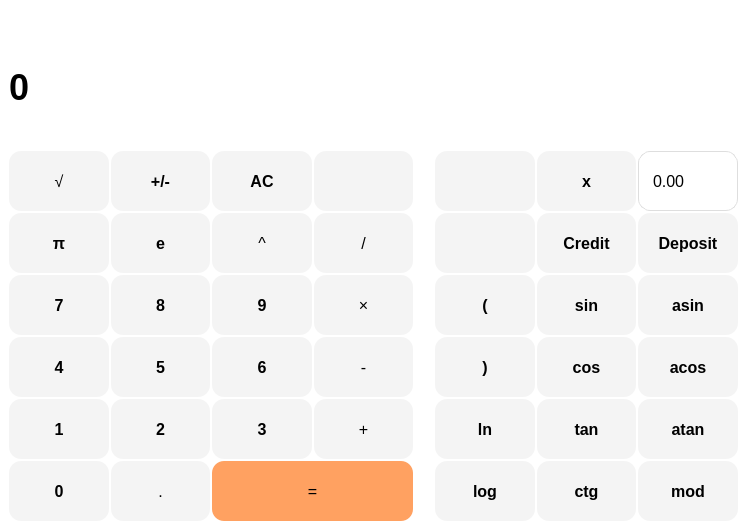
<?xml version="1.0" encoding="UTF-8"?>
<ui version="4.0">
 <class>MainWindow</class>
 <widget class="QMainWindow" name="MainWindow">
  <property name="geometry">
   <rect>
    <x>0</x>
    <y>0</y>
    <width>747</width>
    <height>530</height>
   </rect>
  </property>
  <property name="windowTitle">
   <string>SmartCalc</string>
  </property>
  <property name="styleSheet">
   <string notr="true">background: #ffffff;</string>
  </property>
  <widget class="QWidget" name="centralwidget">
   <layout class="QGridLayout" name="gridLayout_2">
    <item row="0" column="0">
     <layout class="QVBoxLayout" name="verticalLayout_2">
      <item>
       <widget class="QLabel" name="label_2">
        <property name="text">
         <string/>
        </property>
       </widget>
      </item>
      <item>
       <widget class="QLabel" name="label">
        <property name="sizePolicy">
         <sizepolicy hsizetype="Expanding" vsizetype="Expanding">
          <horstretch>0</horstretch>
          <verstretch>0</verstretch>
         </sizepolicy>
        </property>
        <property name="cursor">
         <cursorShape>ArrowCursor</cursorShape>
        </property>
        <property name="styleSheet">
         <string notr="true">QLabel {
 qproperty-alignment: 'AlignVCenter || AlignRight';
 font-size: 36px;

 font-weight: 500;
}</string>
        </property>
        <property name="text">
         <string>0</string>
        </property>
        <property name="textFormat">
         <enum>Qt::AutoText</enum>
        </property>
        <property name="scaledContents">
         <bool>true</bool>
        </property>
       </widget>
      </item>
      <item>
       <layout class="QGridLayout" name="gridLayout">
        <property name="bottomMargin">
         <number>0</number>
        </property>
        <property name="spacing">
         <number>2</number>
        </property>
        <item row="4" column="2">
         <widget class="QPushButton" name="pushButton_3">
          <property name="sizePolicy">
           <sizepolicy hsizetype="Minimum" vsizetype="Expanding">
            <horstretch>0</horstretch>
            <verstretch>0</verstretch>
           </sizepolicy>
          </property>
          <property name="styleSheet">
           <string notr="true">QPushButton {
border-radius: 12px;
background: #f4f4f4;
font-size: 16px;
height: 60px;
font-weight: 500;
}
QPushButton:pressed {
background: rgb(219, 220, 224);
}

QPushButton:hover {
background:rgb(240, 240, 240);
}</string>
          </property>
          <property name="text">
           <string>3</string>
          </property>
         </widget>
        </item>
        <item row="1" column="2">
         <widget class="QPushButton" name="pushButton_pow">
          <property name="sizePolicy">
           <sizepolicy hsizetype="Minimum" vsizetype="Expanding">
            <horstretch>0</horstretch>
            <verstretch>0</verstretch>
           </sizepolicy>
          </property>
          <property name="styleSheet">
           <string notr="true">QPushButton {
border-radius: 12px;
background: #f4f4f4;
font-size: 16px;
height: 60px;
}
QPushButton:pressed {
background: rgb(219, 220, 224);
}

QPushButton:hover {
background:rgb(240, 240, 240);
}</string>
          </property>
          <property name="text">
           <string>^</string>
          </property>
         </widget>
        </item>
        <item row="0" column="6">
         <widget class="QPushButton" name="pushButton_x">
          <property name="sizePolicy">
           <sizepolicy hsizetype="Minimum" vsizetype="Expanding">
            <horstretch>0</horstretch>
            <verstretch>0</verstretch>
           </sizepolicy>
          </property>
          <property name="styleSheet">
           <string notr="true">QPushButton {
border-radius: 12px;
background: #f4f4f4;
font-size: 16px;
font-weight: 500;
height: 60px;
}
QPushButton:pressed {
background: rgb(219, 220, 224);
}

QPushButton:hover {
background:rgb(240, 240, 240);
}</string>
          </property>
          <property name="text">
           <string>x</string>
          </property>
         </widget>
        </item>
        <item row="5" column="0">
         <widget class="QPushButton" name="pushButton_0">
          <property name="sizePolicy">
           <sizepolicy hsizetype="Minimum" vsizetype="Expanding">
            <horstretch>0</horstretch>
            <verstretch>0</verstretch>
           </sizepolicy>
          </property>
          <property name="styleSheet">
           <string notr="true">QPushButton {
border-radius: 12px;
background: #f4f4f4;
font-size: 16px;
height: 60px;
font-weight: 500;
}
QPushButton:pressed {
background: rgb(219, 220, 224);
}

QPushButton:hover {
background:rgb(240, 240, 240);
}</string>
          </property>
          <property name="text">
           <string>0</string>
          </property>
         </widget>
        </item>
        <item row="4" column="0">
         <widget class="QPushButton" name="pushButton_1">
          <property name="sizePolicy">
           <sizepolicy hsizetype="Minimum" vsizetype="Expanding">
            <horstretch>0</horstretch>
            <verstretch>0</verstretch>
           </sizepolicy>
          </property>
          <property name="styleSheet">
           <string notr="true">QPushButton {
border-radius: 12px;
background: #f4f4f4;
font-size: 16px;
height: 60px;
font-weight: 500;
}
QPushButton:pressed {
background: rgb(219, 220, 224);
}

QPushButton:hover {
background:rgb(240, 240, 240);
}</string>
          </property>
          <property name="text">
           <string>1</string>
          </property>
         </widget>
        </item>
        <item row="3" column="6">
         <widget class="QPushButton" name="pushButton_cos">
          <property name="sizePolicy">
           <sizepolicy hsizetype="Minimum" vsizetype="Expanding">
            <horstretch>0</horstretch>
            <verstretch>0</verstretch>
           </sizepolicy>
          </property>
          <property name="styleSheet">
           <string notr="true">QPushButton {
border-radius: 12px;
background: #f4f4f4;
font-size: 16px;
font-weight: 500;
height: 60px;
}
QPushButton:pressed {
background: rgb(219, 220, 224);
}

QPushButton:hover {
background:rgb(240, 240, 240);
}</string>
          </property>
          <property name="text">
           <string>cos</string>
          </property>
         </widget>
        </item>
        <item row="2" column="5">
         <widget class="QPushButton" name="pushButton_br_1">
          <property name="sizePolicy">
           <sizepolicy hsizetype="Minimum" vsizetype="Expanding">
            <horstretch>0</horstretch>
            <verstretch>0</verstretch>
           </sizepolicy>
          </property>
          <property name="styleSheet">
           <string notr="true">QPushButton {
border-radius: 12px;
background: #f4f4f4;
font-size: 16px;
font-weight: 500;
height: 60px;
}
QPushButton:pressed {
background: rgb(219, 220, 224);
}

QPushButton:hover {
background:rgb(240, 240, 240);
}</string>
          </property>
          <property name="text">
           <string>(</string>
          </property>
         </widget>
        </item>
        <item row="5" column="1">
         <widget class="QPushButton" name="pushButton_point">
          <property name="sizePolicy">
           <sizepolicy hsizetype="Minimum" vsizetype="Expanding">
            <horstretch>0</horstretch>
            <verstretch>0</verstretch>
           </sizepolicy>
          </property>
          <property name="styleSheet">
           <string notr="true">QPushButton {
border-radius: 12px;
background: #f4f4f4;
font-size: 16px;
height: 60px;
}
QPushButton:pressed {
background: rgb(219, 220, 224);
}

QPushButton:hover {
background:rgb(240, 240, 240);
}</string>
          </property>
          <property name="text">
           <string>.</string>
          </property>
         </widget>
        </item>
        <item row="5" column="5">
         <widget class="QPushButton" name="pushButton_log">
          <property name="sizePolicy">
           <sizepolicy hsizetype="Minimum" vsizetype="Expanding">
            <horstretch>0</horstretch>
            <verstretch>0</verstretch>
           </sizepolicy>
          </property>
          <property name="styleSheet">
           <string notr="true">QPushButton {
border-radius: 12px;
background: #f4f4f4;
font-size: 16px;
font-weight: 500;
height: 60px;
}
QPushButton:pressed {
background: rgb(219, 220, 224);
}

QPushButton:hover {
background:rgb(240, 240, 240);
}</string>
          </property>
          <property name="text">
           <string>log</string>
          </property>
         </widget>
        </item>
        <item row="4" column="1">
         <widget class="QPushButton" name="pushButton_2">
          <property name="sizePolicy">
           <sizepolicy hsizetype="Minimum" vsizetype="Expanding">
            <horstretch>0</horstretch>
            <verstretch>0</verstretch>
           </sizepolicy>
          </property>
          <property name="styleSheet">
           <string notr="true">QPushButton {
border-radius: 12px;
background: #f4f4f4;
font-size: 16px;
height: 60px;
font-weight: 500;
}
QPushButton:pressed {
background: rgb(219, 220, 224);
}

QPushButton:hover {
background:rgb(240, 240, 240);
}</string>
          </property>
          <property name="text">
           <string>2</string>
          </property>
         </widget>
        </item>
        <item row="3" column="0">
         <widget class="QPushButton" name="pushButton_4">
          <property name="sizePolicy">
           <sizepolicy hsizetype="Minimum" vsizetype="Expanding">
            <horstretch>0</horstretch>
            <verstretch>0</verstretch>
           </sizepolicy>
          </property>
          <property name="styleSheet">
           <string notr="true">QPushButton {
border-radius: 12px;
background: #f4f4f4;
font-size: 16px;
height: 60px;
font-weight: 500;
}
QPushButton:pressed {
background: rgb(219, 220, 224);
}

QPushButton:hover {
background:rgb(240, 240, 240);
}</string>
          </property>
          <property name="text">
           <string>4</string>
          </property>
         </widget>
        </item>
        <item row="2" column="2">
         <widget class="QPushButton" name="pushButton_9">
          <property name="sizePolicy">
           <sizepolicy hsizetype="Minimum" vsizetype="Expanding">
            <horstretch>0</horstretch>
            <verstretch>0</verstretch>
           </sizepolicy>
          </property>
          <property name="styleSheet">
           <string notr="true">QPushButton {
border-radius: 12px;
background: #f4f4f4;
font-size: 16px;
height: 60px;
font-weight: 500;
}
QPushButton:pressed {
background: rgb(219, 220, 224);
}

QPushButton:hover {
background:rgb(240, 240, 240);
}</string>
          </property>
          <property name="text">
           <string>9</string>
          </property>
         </widget>
        </item>
        <item row="0" column="4">
         <spacer name="horizontalSpacer">
          <property name="orientation">
           <enum>Qt::Horizontal</enum>
          </property>
          <property name="sizeType">
           <enum>QSizePolicy::Fixed</enum>
          </property>
          <property name="sizeHint" stdset="0">
           <size>
            <width>20</width>
            <height>20</height>
           </size>
          </property>
         </spacer>
        </item>
        <item row="3" column="5">
         <widget class="QPushButton" name="pushButton_br_2">
          <property name="sizePolicy">
           <sizepolicy hsizetype="Minimum" vsizetype="Expanding">
            <horstretch>0</horstretch>
            <verstretch>0</verstretch>
           </sizepolicy>
          </property>
          <property name="styleSheet">
           <string notr="true">QPushButton {
border-radius: 12px;
background: #f4f4f4;
font-size: 16px;
font-weight: 500;
height: 60px;
}
QPushButton:pressed {
background: rgb(219, 220, 224);
}

QPushButton:hover {
background:rgb(240, 240, 240);
}</string>
          </property>
          <property name="text">
           <string>)</string>
          </property>
         </widget>
        </item>
        <item row="3" column="3">
         <widget class="QPushButton" name="pushButton_sub">
          <property name="sizePolicy">
           <sizepolicy hsizetype="Minimum" vsizetype="Expanding">
            <horstretch>0</horstretch>
            <verstretch>0</verstretch>
           </sizepolicy>
          </property>
          <property name="styleSheet">
           <string notr="true">QPushButton {
border-radius: 12px;
background: #f4f4f4;
font-size: 16px;
height: 60px;
}
QPushButton:pressed {
background: rgb(219, 220, 224);
}

QPushButton:hover {
background:rgb(240, 240, 240);
}</string>
          </property>
          <property name="text">
           <string>-</string>
          </property>
         </widget>
        </item>
        <item row="1" column="5">
         <widget class="QPushButton" name="pushButton_graph">
          <property name="sizePolicy">
           <sizepolicy hsizetype="Minimum" vsizetype="Expanding">
            <horstretch>0</horstretch>
            <verstretch>0</verstretch>
           </sizepolicy>
          </property>
          <property name="styleSheet">
           <string notr="true">QPushButton {
qproperty-icon: url(:/images/graph.svg);
border-radius: 12px;
background: #f4f4f4;
font-size: 16px;
font-weight: 500;
height: 60px;
}
QPushButton:pressed {
background: rgb(219, 220, 224);
}

QPushButton:hover {
background:rgb(240, 240, 240);
}</string>
          </property>
          <property name="text">
           <string/>
          </property>
          <property name="checkable">
           <bool>false</bool>
          </property>
         </widget>
        </item>
        <item row="2" column="6">
         <widget class="QPushButton" name="pushButton_sin">
          <property name="sizePolicy">
           <sizepolicy hsizetype="Minimum" vsizetype="Expanding">
            <horstretch>0</horstretch>
            <verstretch>0</verstretch>
           </sizepolicy>
          </property>
          <property name="styleSheet">
           <string notr="true">QPushButton {
border-radius: 12px;
background: #f4f4f4;
font-size: 16px;
font-weight: 500;
height: 60px;
}
QPushButton:pressed {
background: rgb(219, 220, 224);
}

QPushButton:hover {
background:rgb(240, 240, 240);
}</string>
          </property>
          <property name="text">
           <string>sin</string>
          </property>
         </widget>
        </item>
        <item row="0" column="5">
         <widget class="QPushButton" name="pushButton_copy">
          <property name="sizePolicy">
           <sizepolicy hsizetype="Minimum" vsizetype="Expanding">
            <horstretch>0</horstretch>
            <verstretch>0</verstretch>
           </sizepolicy>
          </property>
          <property name="font">
           <font>
            <family>Segoe Fluent Icons</family>
            <pointsize>-1</pointsize>
           </font>
          </property>
          <property name="styleSheet">
           <string notr="true">QPushButton {
qproperty-icon: url(:/images/copy.svg);
border-radius: 12px;
background: #f4f4f4;
font-size: 16px;
height: 60px;
}
QPushButton:pressed {
background: rgb(219, 220, 224);
}

QPushButton:hover {
background:rgb(240, 240, 240);
}</string>
          </property>
          <property name="text">
           <string/>
          </property>
         </widget>
        </item>
        <item row="0" column="2">
         <widget class="QPushButton" name="pushButton_clear">
          <property name="sizePolicy">
           <sizepolicy hsizetype="Minimum" vsizetype="Expanding">
            <horstretch>0</horstretch>
            <verstretch>0</verstretch>
           </sizepolicy>
          </property>
          <property name="styleSheet">
           <string notr="true">QPushButton {
border-radius: 12px;
background: #f4f4f4;
font-size: 16px;
height: 60px;
font-weight: 500;
}
QPushButton:pressed {
background: rgb(219, 220, 224);
}

QPushButton:hover {
background:rgb(240, 240, 240);
}</string>
          </property>
          <property name="text">
           <string>AC</string>
          </property>
         </widget>
        </item>
        <item row="4" column="7">
         <widget class="QPushButton" name="pushButton_atan">
          <property name="sizePolicy">
           <sizepolicy hsizetype="Minimum" vsizetype="Expanding">
            <horstretch>0</horstretch>
            <verstretch>0</verstretch>
           </sizepolicy>
          </property>
          <property name="styleSheet">
           <string notr="true">QPushButton {
border-radius: 12px;
background: #f4f4f4;
font-size: 16px;
font-weight: 500;
height: 60px;
}
QPushButton:pressed {
background: rgb(219, 220, 224);
}

QPushButton:hover {
background:rgb(240, 240, 240);
}</string>
          </property>
          <property name="text">
           <string>atan</string>
          </property>
         </widget>
        </item>
        <item row="1" column="1">
         <widget class="QPushButton" name="pushButton_e">
          <property name="sizePolicy">
           <sizepolicy hsizetype="Minimum" vsizetype="Expanding">
            <horstretch>0</horstretch>
            <verstretch>0</verstretch>
           </sizepolicy>
          </property>
          <property name="styleSheet">
           <string notr="true">QPushButton {
border-radius: 12px;
background: #f4f4f4;
font-size: 16px;
height: 60px;
font-weight: 500;
}
QPushButton:pressed {
background: rgb(219, 220, 224);
}

QPushButton:hover {
background:rgb(240, 240, 240);
}</string>
          </property>
          <property name="text">
           <string>e</string>
          </property>
         </widget>
        </item>
        <item row="0" column="3">
         <widget class="QPushButton" name="pushButton_remove">
          <property name="sizePolicy">
           <sizepolicy hsizetype="Minimum" vsizetype="Expanding">
            <horstretch>0</horstretch>
            <verstretch>0</verstretch>
           </sizepolicy>
          </property>
          <property name="font">
           <font>
            <family>Segoe Fluent Icons</family>
            <pointsize>-1</pointsize>
           </font>
          </property>
          <property name="styleSheet">
           <string notr="true">QPushButton {
qproperty-icon: url(:/images/clear.svg);
border-radius: 12px;
background: #f4f4f4;
font-size: 16px;
height: 60px;
}
QPushButton:pressed {
background: rgb(219, 220, 224);
}

QPushButton:hover {
background:rgb(240, 240, 240);
}</string>
          </property>
          <property name="text">
           <string/>
          </property>
         </widget>
        </item>
        <item row="2" column="3">
         <widget class="QPushButton" name="pushButton_mult">
          <property name="sizePolicy">
           <sizepolicy hsizetype="Minimum" vsizetype="Expanding">
            <horstretch>0</horstretch>
            <verstretch>0</verstretch>
           </sizepolicy>
          </property>
          <property name="styleSheet">
           <string notr="true">QPushButton {
border-radius: 12px;
background: #f4f4f4;
font-size: 16px;
height: 60px;
}
QPushButton:pressed {
background: rgb(219, 220, 224);
}

QPushButton:hover {
background:rgb(240, 240, 240);
}</string>
          </property>
          <property name="text">
           <string>×</string>
          </property>
         </widget>
        </item>
        <item row="1" column="7">
         <widget class="QPushButton" name="pushButton_depositCalc">
          <property name="sizePolicy">
           <sizepolicy hsizetype="Minimum" vsizetype="Expanding">
            <horstretch>0</horstretch>
            <verstretch>0</verstretch>
           </sizepolicy>
          </property>
          <property name="styleSheet">
           <string notr="true">QPushButton {
border-radius: 12px;
background: #f4f4f4;
font-size: 16px;
font-weight: 500;
height: 60px;
}
QPushButton:pressed {
background: rgb(219, 220, 224);
}

QPushButton:hover {
background:rgb(240, 240, 240);
}</string>
          </property>
          <property name="text">
           <string>Deposit</string>
          </property>
         </widget>
        </item>
        <item row="2" column="7">
         <widget class="QPushButton" name="pushButton_asin">
          <property name="sizePolicy">
           <sizepolicy hsizetype="Minimum" vsizetype="Expanding">
            <horstretch>0</horstretch>
            <verstretch>0</verstretch>
           </sizepolicy>
          </property>
          <property name="styleSheet">
           <string notr="true">QPushButton {
border-radius: 12px;
background: #f4f4f4;
font-size: 16px;
font-weight: 500;
}
QPushButton:pressed {
background: rgb(219, 220, 224);
}

QPushButton:hover {
background:rgb(240, 240, 240);
}</string>
          </property>
          <property name="text">
           <string>asin</string>
          </property>
         </widget>
        </item>
        <item row="3" column="2">
         <widget class="QPushButton" name="pushButton_6">
          <property name="sizePolicy">
           <sizepolicy hsizetype="Minimum" vsizetype="Expanding">
            <horstretch>0</horstretch>
            <verstretch>0</verstretch>
           </sizepolicy>
          </property>
          <property name="styleSheet">
           <string notr="true">QPushButton {
border-radius: 12px;
background: #f4f4f4;
font-size: 16px;
height: 60px;
font-weight: 500;
}
QPushButton:pressed {
background: rgb(219, 220, 224);
}

QPushButton:hover {
background:rgb(240, 240, 240);
}</string>
          </property>
          <property name="text">
           <string>6</string>
          </property>
         </widget>
        </item>
        <item row="2" column="0">
         <widget class="QPushButton" name="pushButton_7">
          <property name="sizePolicy">
           <sizepolicy hsizetype="Minimum" vsizetype="Expanding">
            <horstretch>0</horstretch>
            <verstretch>0</verstretch>
           </sizepolicy>
          </property>
          <property name="styleSheet">
           <string notr="true">QPushButton {
border-radius: 12px;
background: #f4f4f4;
font-size: 16px;
height: 60px;
font-weight: 500;
}
QPushButton:pressed {
background: rgb(219, 220, 224);
}

QPushButton:hover {
background:rgb(240, 240, 240);
}</string>
          </property>
          <property name="text">
           <string>7</string>
          </property>
         </widget>
        </item>
        <item row="0" column="7">
         <widget class="QDoubleSpinBox" name="doubleSpinBox">
          <property name="sizePolicy">
           <sizepolicy hsizetype="Minimum" vsizetype="Expanding">
            <horstretch>0</horstretch>
            <verstretch>0</verstretch>
           </sizepolicy>
          </property>
          <property name="styleSheet">
           <string notr="true">QDoubleSpinBox {
	padding: 0 12px;
	border-radius: 12px;
	border: 1px solid rgb(222, 222, 222);
	font-size: 16px;
}

QDoubleSpinBox :focus {
	border: 1px solid #bfff6a;
}</string>
          </property>
          <property name="buttonSymbols">
           <enum>QAbstractSpinBox::NoButtons</enum>
          </property>
         </widget>
        </item>
        <item row="4" column="6">
         <widget class="QPushButton" name="pushButton_tan">
          <property name="sizePolicy">
           <sizepolicy hsizetype="Minimum" vsizetype="Expanding">
            <horstretch>0</horstretch>
            <verstretch>0</verstretch>
           </sizepolicy>
          </property>
          <property name="styleSheet">
           <string notr="true">QPushButton {
border-radius: 12px;
background: #f4f4f4;
font-size: 16px;
font-weight: 500;
height: 60px;
}
QPushButton:pressed {
background: rgb(219, 220, 224);
}

QPushButton:hover {
background:rgb(240, 240, 240);
}</string>
          </property>
          <property name="text">
           <string>tan</string>
          </property>
         </widget>
        </item>
        <item row="5" column="6">
         <widget class="QPushButton" name="pushButton_ctg">
          <property name="sizePolicy">
           <sizepolicy hsizetype="Minimum" vsizetype="Expanding">
            <horstretch>0</horstretch>
            <verstretch>0</verstretch>
           </sizepolicy>
          </property>
          <property name="styleSheet">
           <string notr="true">QPushButton {
border-radius: 12px;
background: #f4f4f4;
font-size: 16px;
font-weight: 500;
height: 60px;
}
QPushButton:pressed {
background: rgb(219, 220, 224);
}

QPushButton:hover {
background:rgb(240, 240, 240);
}</string>
          </property>
          <property name="text">
           <string>ctg</string>
          </property>
         </widget>
        </item>
        <item row="0" column="1">
         <widget class="QPushButton" name="pushButton_37">
          <property name="sizePolicy">
           <sizepolicy hsizetype="Minimum" vsizetype="Expanding">
            <horstretch>0</horstretch>
            <verstretch>0</verstretch>
           </sizepolicy>
          </property>
          <property name="styleSheet">
           <string notr="true">QPushButton {
border-radius: 12px;
background: #f4f4f4;
font-size: 16px;
height: 60px;
font-weight: 500;
}
QPushButton:pressed {
background: rgb(219, 220, 224);
}

QPushButton:hover {
background:rgb(240, 240, 240);
}</string>
          </property>
          <property name="text">
           <string>+/-</string>
          </property>
         </widget>
        </item>
        <item row="1" column="6">
         <widget class="QPushButton" name="pushButton_creditCalc">
          <property name="sizePolicy">
           <sizepolicy hsizetype="Minimum" vsizetype="Expanding">
            <horstretch>0</horstretch>
            <verstretch>0</verstretch>
           </sizepolicy>
          </property>
          <property name="styleSheet">
           <string notr="true">QPushButton {
border-radius: 12px;
background: #f4f4f4;
font-size: 16px;
font-weight: 500;
height: 60px;
}
QPushButton:pressed {
background: rgb(219, 220, 224);
}

QPushButton:hover {
background:rgb(240, 240, 240);
}</string>
          </property>
          <property name="text">
           <string>Credit</string>
          </property>
         </widget>
        </item>
        <item row="3" column="7">
         <widget class="QPushButton" name="pushButton_acos">
          <property name="sizePolicy">
           <sizepolicy hsizetype="Minimum" vsizetype="Expanding">
            <horstretch>0</horstretch>
            <verstretch>0</verstretch>
           </sizepolicy>
          </property>
          <property name="styleSheet">
           <string notr="true">QPushButton {
border-radius: 12px;
background: #f4f4f4;
font-size: 16px;
font-weight: 500;
height: 60px;
}
QPushButton:pressed {
background: rgb(219, 220, 224);
}

QPushButton:hover {
background:rgb(240, 240, 240);
}</string>
          </property>
          <property name="text">
           <string>acos</string>
          </property>
         </widget>
        </item>
        <item row="3" column="1">
         <widget class="QPushButton" name="pushButton_5">
          <property name="sizePolicy">
           <sizepolicy hsizetype="Minimum" vsizetype="Expanding">
            <horstretch>0</horstretch>
            <verstretch>0</verstretch>
           </sizepolicy>
          </property>
          <property name="styleSheet">
           <string notr="true">QPushButton {
border-radius: 12px;
background: #f4f4f4;
font-size: 16px;
height: 60px;
font-weight: 500;
}
QPushButton:pressed {
background: rgb(219, 220, 224);
}

QPushButton:hover {
background:rgb(240, 240, 240);
}</string>
          </property>
          <property name="text">
           <string>5</string>
          </property>
         </widget>
        </item>
        <item row="0" column="0">
         <widget class="QPushButton" name="pushButton_sqrt">
          <property name="sizePolicy">
           <sizepolicy hsizetype="Minimum" vsizetype="Expanding">
            <horstretch>0</horstretch>
            <verstretch>0</verstretch>
           </sizepolicy>
          </property>
          <property name="styleSheet">
           <string notr="true">QPushButton {
border-radius: 12px;
background: #f4f4f4;
font-size: 16px;
height: 60px;
}
QPushButton:pressed {
background: rgb(219, 220, 224);
}

QPushButton:hover {
background:rgb(240, 240, 240);
}</string>
          </property>
          <property name="text">
           <string>√</string>
          </property>
         </widget>
        </item>
        <item row="4" column="3">
         <widget class="QPushButton" name="pushButton_add">
          <property name="sizePolicy">
           <sizepolicy hsizetype="Minimum" vsizetype="Expanding">
            <horstretch>0</horstretch>
            <verstretch>0</verstretch>
           </sizepolicy>
          </property>
          <property name="styleSheet">
           <string notr="true">QPushButton {
border-radius: 12px;
background: #f4f4f4;
font-size: 16px;
height: 60px;
}
QPushButton:pressed {
background: rgb(219, 220, 224);
}

QPushButton:hover {
background:rgb(240, 240, 240);
}</string>
          </property>
          <property name="text">
           <string>+</string>
          </property>
         </widget>
        </item>
        <item row="4" column="5">
         <widget class="QPushButton" name="pushButton_ln">
          <property name="sizePolicy">
           <sizepolicy hsizetype="Minimum" vsizetype="Expanding">
            <horstretch>0</horstretch>
            <verstretch>0</verstretch>
           </sizepolicy>
          </property>
          <property name="styleSheet">
           <string notr="true">QPushButton {
border-radius: 12px;
background: #f4f4f4;
font-size: 16px;
font-weight: 500;
height: 60px;
}
QPushButton:pressed {
background: rgb(219, 220, 224);
}

QPushButton:hover {
background:rgb(240, 240, 240);
}</string>
          </property>
          <property name="text">
           <string>ln</string>
          </property>
         </widget>
        </item>
        <item row="2" column="1">
         <widget class="QPushButton" name="pushButton_8">
          <property name="sizePolicy">
           <sizepolicy hsizetype="Minimum" vsizetype="Expanding">
            <horstretch>0</horstretch>
            <verstretch>0</verstretch>
           </sizepolicy>
          </property>
          <property name="styleSheet">
           <string notr="true">QPushButton {
border-radius: 12px;
background: #f4f4f4;
font-size: 16px;
height: 60px;
font-weight: 500;
}
QPushButton:pressed {
background: rgb(219, 220, 224);
}

QPushButton:hover {
background:rgb(240, 240, 240);
}</string>
          </property>
          <property name="text">
           <string>8</string>
          </property>
         </widget>
        </item>
        <item row="1" column="3">
         <widget class="QPushButton" name="pushButton_div">
          <property name="sizePolicy">
           <sizepolicy hsizetype="Minimum" vsizetype="Expanding">
            <horstretch>0</horstretch>
            <verstretch>0</verstretch>
           </sizepolicy>
          </property>
          <property name="styleSheet">
           <string notr="true">QPushButton {
border-radius: 12px;
background: #f4f4f4;
font-size: 16px;
height: 60px;
}
QPushButton:pressed {
background: rgb(219, 220, 224);
}

QPushButton:hover {
background:rgb(240, 240, 240);
}</string>
          </property>
          <property name="text">
           <string>/</string>
          </property>
         </widget>
        </item>
        <item row="1" column="0">
         <widget class="QPushButton" name="pushButton_pi">
          <property name="sizePolicy">
           <sizepolicy hsizetype="Minimum" vsizetype="Expanding">
            <horstretch>0</horstretch>
            <verstretch>0</verstretch>
           </sizepolicy>
          </property>
          <property name="styleSheet">
           <string notr="true">QPushButton {
border-radius: 12px;
background: #f4f4f4;
font-size: 16px;
height: 60px;
font-weight: 500;
}
QPushButton:pressed {
background: rgb(219, 220, 224);
}

QPushButton:hover {
background:rgb(240, 240, 240);
}</string>
          </property>
          <property name="text">
           <string>π</string>
          </property>
         </widget>
        </item>
        <item row="5" column="7">
         <widget class="QPushButton" name="pushButton_mod">
          <property name="sizePolicy">
           <sizepolicy hsizetype="Minimum" vsizetype="Expanding">
            <horstretch>0</horstretch>
            <verstretch>0</verstretch>
           </sizepolicy>
          </property>
          <property name="styleSheet">
           <string notr="true">QPushButton {
border-radius: 12px;
background: #f4f4f4;
font-size: 16px;
height: 60px;
font-weight: 500;
}
QPushButton:pressed {
background: rgb(219, 220, 224);
}

QPushButton:hover {
background:rgb(240, 240, 240);
}</string>
          </property>
          <property name="text">
           <string>mod</string>
          </property>
         </widget>
        </item>
        <item row="5" column="2" colspan="2">
         <widget class="QPushButton" name="pushButton_result">
          <property name="sizePolicy">
           <sizepolicy hsizetype="Minimum" vsizetype="Expanding">
            <horstretch>0</horstretch>
            <verstretch>0</verstretch>
           </sizepolicy>
          </property>
          <property name="styleSheet">
           <string notr="true">QPushButton {
border-radius: 12px;
background: rgb(255, 161, 97);
font-size: 16px;
height: 60px;
}</string>
          </property>
          <property name="text">
           <string>=</string>
          </property>
         </widget>
        </item>
       </layout>
      </item>
     </layout>
    </item>
   </layout>
  </widget>
 </widget>
 <resources/>
 <connections/>
</ui>
